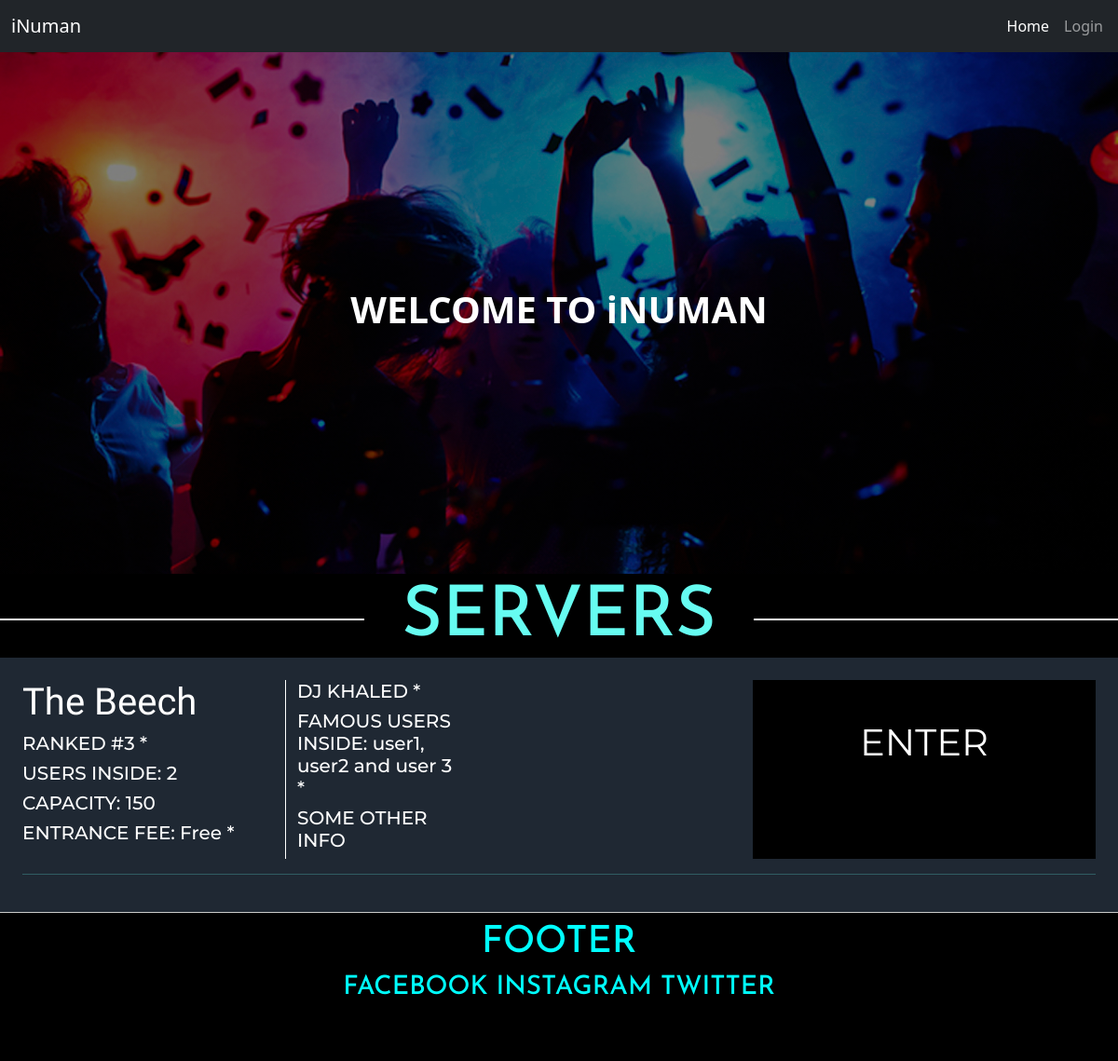
Before: / with the older database file.
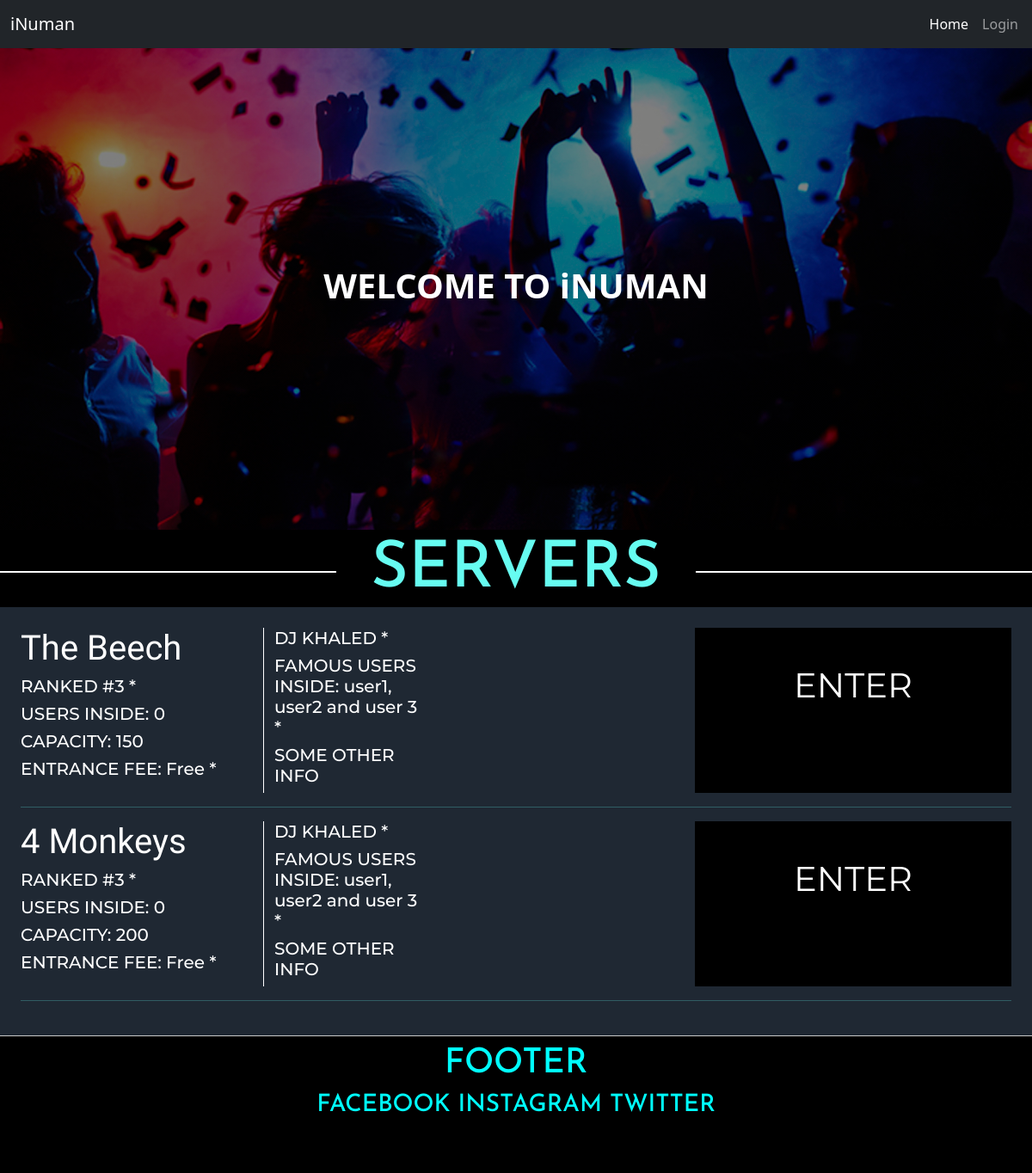
After: the same page with the newer database file.
### package/models.py (models this page shows, shortened)
class AppServer(db.Model):
    id = db.Column(db.Integer, primary_key = True)
    name = db.Column(db.String(20), unique=True, nullable=False)
    capacity = db.Column(db.Integer, nullable=False, default=150)
    created_at = db.Column(db.DateTime, nullable=False, default=datetime.utcnow)
    rooms = db.relationship('AppServerRoom', backref='server', lazy=True)
    clients = db.relationship('User', backref='server', lazy=True)

### package/routes.py (the view)
@app.route('/')
def index():
    servers = AppServer.query.all()
    return render_template('index.html', servers=servers)

### package/templates/index.html (shortened to what this page needs)
{% extends 'layout.html' %}
{% block page_css %}
    <link rel="stylesheet" href="{{ url_for('static', filename='styles/index.css') }}">
{% endblock page_css %}
{% block content %}
    <div class="hero-image">
        <div class="hero-text">
            {% if current_user.is_authenticated %}
            <h1><b>WELCOME TO iNUMAN {{current_user.username}}</b></h1>
            {{current_user}}
            {% else %}
            <h1><b>WELCOME TO iNUMAN</b></h1>
            {% endif %}
        </div>
    </div>
    <section id="servers">
        <h1 class="text-center mt-5 title"><span>SERVERS</span></h1>
        <div class="container-fluid p-4">
            {% for server in servers %}
            <div class="row server-info">
                <div class="col-lg-3">
                    <h1 class="server-name">{{server.name}}</h3>
                    <h5>RANKED #3 *</h5>
                    <h5 id="server-{{server.id}}-user-count">USERS INSIDE: {{server.clients|length}}</h5>
                    <h5>CAPACITY: {{server.capacity}}</h5>
                    <h5>ENTRANCE FEE: Free *</h5>
                </div>
                <div class="col-lg-2" style="border-left: 1px solid white;">
                    <h5>DJ KHALED *</h5>
                    <h5>FAMOUS USERS INSIDE: user1, user2 and user 3 *</h5>
                    <h5>SOME OTHER INFO</h5>
                </div>
                <div class="col-lg-3"></div>
                <div class="col-lg-4 text-center server-buttons">
                    <a href="{{url_for('show_server', server_id=server.id)}}" class="enter-server">
                        ENTER
                    </a>
                </div>
            </div>
            <hr>
            {% endfor %}
        </div>
    </section>
{% endblock content %}

### package/templates/layout.html (shortened to what this page needs)
<!DOCTYPE html>
<html lang="en">
<head>
    <link href="https://cdn.jsdelivr.net/npm/bootstrap@5.1.0/dist/css/bootstrap.min.css" rel="stylesheet">
    <link rel="stylesheet" href="{{ url_for('static', filename='styles/layout.css') }}">
    {% block page_css %}
    {% endblock page_css %}
</head>
<body>
    <nav class="navbar navbar-expand-lg navbar-dark bg-dark">
        <div class="container-fluid">
          {% if current_user.is_authenticated %}
          <a class="navbar-brand" href="{{ url_for('index') }}">iNuman USERNAME: {{ current_user.username }}</a>
          {% else %}
          <a class="navbar-brand" href="{{ url_for('index') }}">iNuman</a>
          {% endif %}
        </div>
        <div class="d-flex">
            <div class="collapse navbar-collapse" id="navbarSupportedContent">
                <ul class="navbar-nav me-2 ms-3 mb-2 mb-lg-0">
                  <li class="nav-item">
                    <a class="nav-link active" aria-current="page" href="{{ url_for('index') }}">Home</a>
                  </li>
                  <li class="nav-item">
                    <a class="nav-link" href="#">Login</a>
                  </li>
                </ul>
              </div>
        </div>
      </nav>
    {% block content %}
    {% endblock content %}
    <footer>
      <div class="container mt-2">
        <div class="row text-center">
          <div class="col-lg-12">
            <h1>FOOTER</h1>
          </div>
        </div>
        <div class="row text-center">
          <div class="col-lg-12">
            <h3>FACEBOOK INSTAGRAM TWITTER</h3>
          </div>
        </div>
      </div>
    </footer>
</body>
</html>

### package/static/styles/layout.css (style rules this page uses)
footer { height: 20vh; background-color: black; font-family: 'Josefin Sans', sans-serif; color:aqua; border-top: 1px solid rgb(202, 202, 202); }

### package/static/styles/index.css (style rules this page uses)
body, html { height: 100%; background-color: black; }
.hero-image { background-image: linear-gradient(rgba(0, 0, 0, 0.5), rgba(0, 0, 0, 0.5)), url("/static/images/index_hero.jpg"); height: 70%; background-position: center; background-repeat: no-repeat; background-size: cover; position: relative; }
.hero-text { text-align: center; position: absolute; top: 50%; left: 50%; transform: translate(-50%, -50%); color: white; }
#servers { color: #66FCF1; background-color: black; }
#servers > .container-fluid { background-color: #1F2833; }
.server-info { color: white; font-family: 'Montserrat', sans-serif; }
.server-name { font-family: 'Yeseva One', cursive; }
.server-buttons { margin-top: 0%; }
.server-buttons .enter-server { display: block; height: 100%; width: 100%; background-color: #000000; text-decoration: none; }
.server-buttons .enter-server { padding-top: 10%; font-size: 40px; color:white; }
.title { font-size: 75px; font-family: 'Josefin Sans', sans-serif; border-bottom: 2px solid white; line-height: 0.001em; width: 100%; margin: 10px 0 40px; }
.title span { background-color:black; padding:0 40px; }

Changed rows visible on the page:
changed AppServer "The Beech": clients|length "2" → "0"
added AppServer: name "4 Monkeys", clients|length "0", capacity "200"
